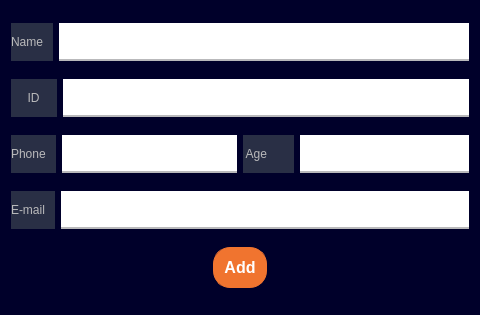
<?xml version="1.0" encoding="UTF-8"?>
<ui version="4.0">
 <class>AddStudentPage</class>
 <widget class="QDialog" name="AddStudentPage">
  <property name="geometry">
   <rect>
    <x>0</x>
    <y>0</y>
    <width>480</width>
    <height>315</height>
   </rect>
  </property>
  <property name="windowTitle">
   <string>Add Student Page</string>
  </property>
  <property name="styleSheet">
   <string notr="true">/*Copyright (c) DevSec Studio. All rights reserved.

MIT License

Permission is hereby granted, free of charge, to any person obtaining a copy
of this software and associated documentation files (the &quot;Software&quot;), to deal
in the Software without restriction, including without limitation the rights
to use, copy, modify, merge, publish, distribute, sublicense, and/or sell
copies of the Software, and to permit persons to whom the Software is
furnished to do so, subject to the following conditions:

The above copyright notice and this permission notice shall be included in all
copies or substantial portions of the Software.

THE SOFTWARE IS PROVIDED *AS IS*, WITHOUT WARRANTY OF ANY KIND, EXPRESS OR
IMPLIED, INCLUDING BUT NOT LIMITED TO THE WARRANTIES OF MERCHANTABILITY,
FITNESS FOR A PARTICULAR PURPOSE AND NONINFRINGEMENT. IN NO EVENT SHALL THE
AUTHORS OR COPYRIGHT HOLDERS BE LIABLE FOR ANY CLAIM, DAMAGES OR OTHER
LIABILITY, WHETHER IN AN ACTION OF CONTRACT, TORT OR OTHERWISE, ARISING FROM,
OUT OF OR IN CONNECTION WITH THE SOFTWARE OR THE USE OR OTHER DEALINGS IN THE SOFTWARE.
*/

/*-----QWidget-----*/
QWidget
{
	background-color: rgb(0, 0, 42);
	color: #000000;
	border-color: #000000;

}


/*-----QLabel-----*/
QLabel
{
	background-color: #292f45;
	color: #b9b9bb;
	border-color: #000000;

}


/*-----QPushButton-----*/
QPushButton
{
	background-color: #f0742f;
	color: #fff;
	font-weight: bold;
	border-style: solid;
	border-width: 1px;
	border-radius: 17px;
	border-color: #f0742f;
	padding: 10px;

}


QPushButton::hover
{
	background-color: #fc7c11;
	color: #fff;

}


QPushButton::pressed
{
	background-color: #ff6b35;
	color: #fff;

}


/*-----QToolButton-----*/
QToolButton
{
	background-color: #292f45;
	color: #000000;
	border-style: solid;
	border-color: #000000;

}


QToolButton::hover
{
	background-color: #fc7c11;
	color: #000000;
	padding: 2px;
	border-radius: 15px;
	border-color: #fc7c11;

}


QToolButton::pressed
{
	background-color: #fc7c11;
	color: #000000;
	border-style: solid;
	border-width: 2px;

}


/*-----QLineEdit-----*/
QLineEdit{
	background-color: rgb(255, 255, 255);
	color: rgb(35, 35, 35);
	font-weight: bold;
	border-style: solid;
	border-width: 2px;
	border-top: 0px;
	border-left: 0px;
	border-right: 0px;
	border-color: #b9b9bb;
	padding: 10px;

}


/*-----QCheckBox-----*/
QCheckBox
{
	background-color: transparent;
	color: #b9b9bb;
	font-weight: bold;

}


QCheckBox::indicator
{
    color: #b1b1b1;
    background-color: #00111d;
    border: 1px solid #f0742f;
    width: 12px;
    height: 12px;

}


QCheckBox::indicator:checked
{
    image:url(&quot;./ressources/check.png&quot;); /*To replace*/
	background-color: #1f2b2b;
    border: 1px solid #f0742f;

}


QCheckBox::indicator:unchecked:hover
{
    border: 1px solid #f0742f;

}


QCheckBox::disabled
{
	color: #656565;

}


QCheckBox::indicator:disabled
{
	background-color: #656565;
	color: #656565;
    border: 1px solid #656565;

}
</string>
  </property>
  <layout class="QVBoxLayout" name="verticalLayout">
   <item>
    <layout class="QHBoxLayout" name="horizontalLayout">
     <item>
      <widget class="QLabel" name="label">
       <property name="text">
        <string>Name   </string>
       </property>
      </widget>
     </item>
     <item>
      <widget class="QLineEdit" name="line_name"/>
     </item>
    </layout>
   </item>
   <item>
    <layout class="QHBoxLayout" name="horizontalLayout_2">
     <item>
      <widget class="QLabel" name="label_2">
       <property name="text">
        <string>     ID     </string>
       </property>
      </widget>
     </item>
     <item>
      <widget class="QLineEdit" name="line_ID"/>
     </item>
    </layout>
   </item>
   <item>
    <layout class="QHBoxLayout" name="horizontalLayout_6">
     <item>
      <layout class="QHBoxLayout" name="horizontalLayout_3">
       <item>
        <widget class="QLabel" name="label_3">
         <property name="text">
          <string>Phone   </string>
         </property>
        </widget>
       </item>
       <item>
        <widget class="QLineEdit" name="line_phone"/>
       </item>
      </layout>
     </item>
     <item>
      <layout class="QHBoxLayout" name="horizontalLayout_7">
       <item>
        <widget class="QLabel" name="label_8">
         <property name="text">
          <string> Age        </string>
         </property>
        </widget>
       </item>
       <item>
        <widget class="QLineEdit" name="line_Age"/>
       </item>
      </layout>
     </item>
    </layout>
   </item>
   <item>
    <layout class="QHBoxLayout" name="horizontalLayout_4">
     <item>
      <widget class="QLabel" name="label_4">
       <property name="text">
        <string>E-mail   </string>
       </property>
      </widget>
     </item>
     <item>
      <widget class="QLineEdit" name="line_mail"/>
     </item>
    </layout>
   </item>
   <item>
    <layout class="QHBoxLayout" name="horizontalLayout_5">
     <item>
      <spacer name="horizontalSpacer">
       <property name="orientation">
        <enum>Qt::Horizontal</enum>
       </property>
       <property name="sizeHint" stdset="0">
        <size>
         <width>40</width>
         <height>20</height>
        </size>
       </property>
      </spacer>
     </item>
     <item>
      <widget class="QPushButton" name="buttomadd">
       <property name="font">
        <font>
         <pointsize>12</pointsize>
         <bold>true</bold>
        </font>
       </property>
       <property name="text">
        <string>Add</string>
       </property>
      </widget>
     </item>
     <item>
      <spacer name="horizontalSpacer_2">
       <property name="orientation">
        <enum>Qt::Horizontal</enum>
       </property>
       <property name="sizeHint" stdset="0">
        <size>
         <width>40</width>
         <height>20</height>
        </size>
       </property>
      </spacer>
     </item>
    </layout>
   </item>
  </layout>
 </widget>
 <resources/>
 <connections/>
</ui>
